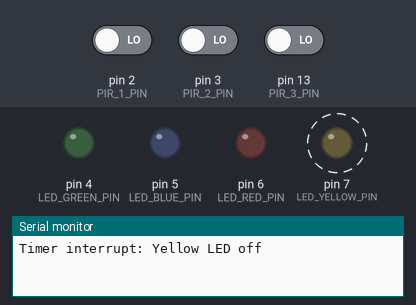
The sketch below on a simulated Arduino Uno, built with avr-gcc and run on an emulated ATmega328P. Parts: output pins drawn as LEDs (lit = HIGH), the last lines printed to the serial monitor. Dashed ring = blinking. Inputs (shaded band) come from the test bench; at power-on: pin 2 (PIR_1_PIN) LOW, pin 3 (PIR_2_PIN) LOW, pin 13 (PIR_3_PIN) LOW.

Above: at 1.2 s.
1.3 s: pin 2 (PIR_1_PIN) driven HIGH
At 2.5 s:
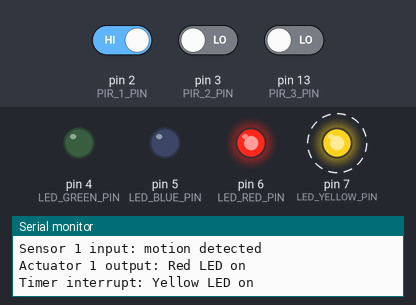
4.3 s: pin 3 (PIR_2_PIN) driven HIGH
At 6.8 s:
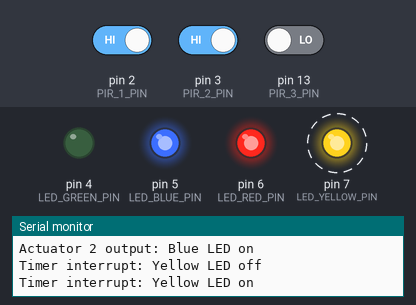
7.3 s: pin 13 (PIR_3_PIN) driven HIGH
At 8.3 s:
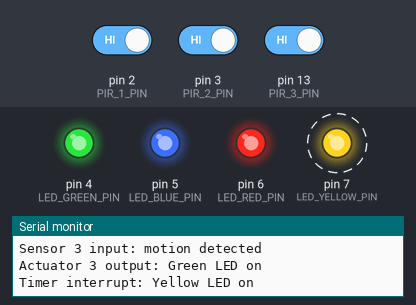
10.3 s: pin 2 (PIR_1_PIN) driven LOW
At 12.6 s:
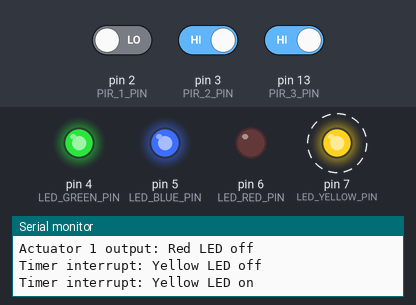
13.3 s: pin 3 (PIR_2_PIN) driven LOW
At 14.8 s:
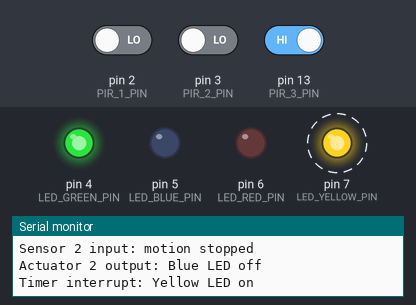
16.3 s: pin 2 (PIR_1_PIN) driven HIGH
At 18.3 s:
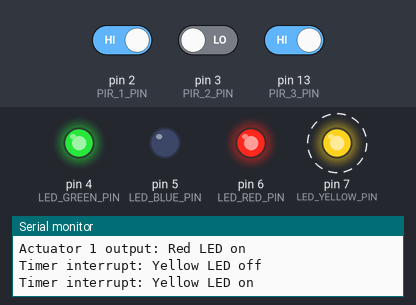
Timing chart, 0 to 20.3 s (numbered marks = the images above; inputs shaded):
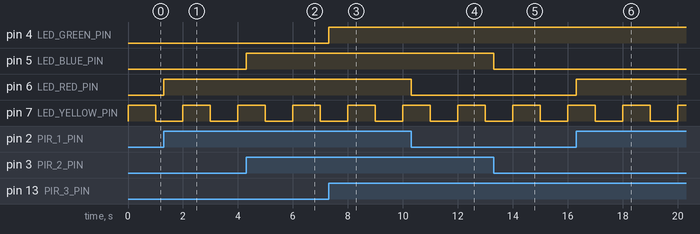

The sketch:

Task1.4D.ino
```cpp
/*
  Module 1 Task 4 (Distinction)

  More-Inputs-Timer Board

  Uses 3 PIR motion sensors to toggle Red/Blue/Green LEDs
  as well as a timer interrupt to blink Yellow LED.
*/

#define PIR_1_PIN 2
#define PIR_2_PIN 3
#define PIR_3_PIN 13
#define LED_YELLOW_PIN 7
#define LED_RED_PIN 6
#define LED_BLUE_PIN 5
#define LED_GREEN_PIN 4

// Environment state
bool isMotionDetected1 = false;
bool isMotionDetected2 = false;
bool isMotionDetected3 = false;

void setup()
{
  // Configure pins
  pinMode(PIR_1_PIN, INPUT);
  pinMode(PIR_2_PIN, INPUT);
  pinMode(PIR_3_PIN, INPUT);
  pinMode(LED_YELLOW_PIN, OUTPUT);
  pinMode(LED_RED_PIN, OUTPUT);
  pinMode(LED_BLUE_PIN, OUTPUT);
  pinMode(LED_GREEN_PIN, OUTPUT);

  /* Attach arduino hardware interrupts for
   motion detected/stopped on PIR 1 and 2 */
  attachInterrupt(
    digitalPinToInterrupt(PIR_1_PIN),
    updateMotion1,
    CHANGE
  );
  attachInterrupt(
    digitalPinToInterrupt(PIR_2_PIN),
    updateMotion2,
    CHANGE
  );

  /* Setup pin change interrupt for motion
   detected/stopped on PIR 3 */
  PCICR |= B00000001; // Port B
  PCMSK0 |= B00100000; // Pin 13

  // Setup timer to blink yellow LED every second
  startTimer(1);

  // Open serial communication
  Serial.begin(9600);
}

void loop()
{
  // Do nothing
}

// Hardware interrupt: Handle motion PIR sensor 1
void updateMotion1() {
  // Update motion detection state
  isMotionDetected1 = digitalRead(PIR_1_PIN) == HIGH;

  // Log current button state, and previous LED state
  Serial.print("Sensor 1 input: motion ");
  Serial.println(isMotionDetected1 ? "detected" : "stopped");

  // Assign new red LED state
  digitalWrite(LED_RED_PIN, isMotionDetected1 ? HIGH : LOW);
  Serial.print("Actuator 1 output: Red LED ");
  Serial.println(isMotionDetected1 ? "on" : "off");
}

// Hardware interrupt: Handle motion PIR sensor 2
void updateMotion2() {
  // Update motion detection state
  isMotionDetected2 = digitalRead(PIR_2_PIN) == HIGH;

  // Log current button state, and previous LED state
  Serial.print("Sensor 2 input: motion ");
  Serial.println(isMotionDetected2 ? "detected" : "stopped");

  // Assign new blue LED state
  digitalWrite(LED_BLUE_PIN, isMotionDetected2 ? HIGH : LOW);
  Serial.print("Actuator 2 output: Blue LED ");
  Serial.println(isMotionDetected2 ? "on" : "off");
}

// Pin change interrupt: Handle motion PIR sensor 3
ISR(PCINT0_vect) {
  // Update motion detection state
  isMotionDetected3 = digitalRead(PIR_3_PIN) == HIGH;

  // Log current button state, and previous LED state
  Serial.print("Sensor 3 input: motion ");
  Serial.println(isMotionDetected3 ? "detected" : "stopped");

  // Assign new green LED state
  digitalWrite(LED_GREEN_PIN, isMotionDetected3 ? HIGH : LOW);
  Serial.print("Actuator 3 output: Green LED ");
  Serial.println(isMotionDetected3 ? "on" : "off");
}

// Timer interrupt: blink yellow LED
ISR(TIMER1_COMPA_vect){
  Serial.print("Timer interrupt: Yellow LED ");
  Serial.println(digitalRead(LED_YELLOW_PIN) ? "off" : "on");
  digitalWrite(LED_YELLOW_PIN, !digitalRead(LED_YELLOW_PIN));
}

// Utility: add timer interrupt
void startTimer(double timerFrequency)
{
  // timerFrequency = (clock frequency / ((timerTarget + 1) * prescale))
  // timerFrequency = (16000000 / ((timerTarget + 1) * 1024))
  uint16_t timerTarget = (15625 / timerFrequency) - 1;

  noInterrupts();

  // Clear registers
  TCCR1A = 0;
  TCCR1B = 0;
  TCNT1 = 0;

  // Set timer compare
  OCR1A = timerTarget;

  // Prescaler 1024
  TCCR1B |= (1 << CS12) | (1 << CS10);

  // Output Compare Match A Interrupt Enable
  TIMSK1 |= (1 << OCIE1A);

  // CTC
  TCCR1B |= (1 << WGM12);

  interrupts();
}
```

Measured:
- after the input at 1.3 s, pin 6 (LED_RED_PIN): LOW → HIGH at once
- after the input at 4.3 s, pin 5 (LED_BLUE_PIN): LOW → HIGH at once
- after the input at 7.3 s, pin 4 (LED_GREEN_PIN): LOW → HIGH at once
- after the input at 10.3 s, pin 6 (LED_RED_PIN): HIGH → LOW at once
- after the input at 13.3 s, pin 5 (LED_BLUE_PIN): HIGH → LOW at once
- after the input at 16.3 s, pin 6 (LED_RED_PIN): LOW → HIGH at once
- by itself, pin 7 (LED_YELLOW_PIN): alternates HIGH for 1.0 s and LOW for 1.0 s
